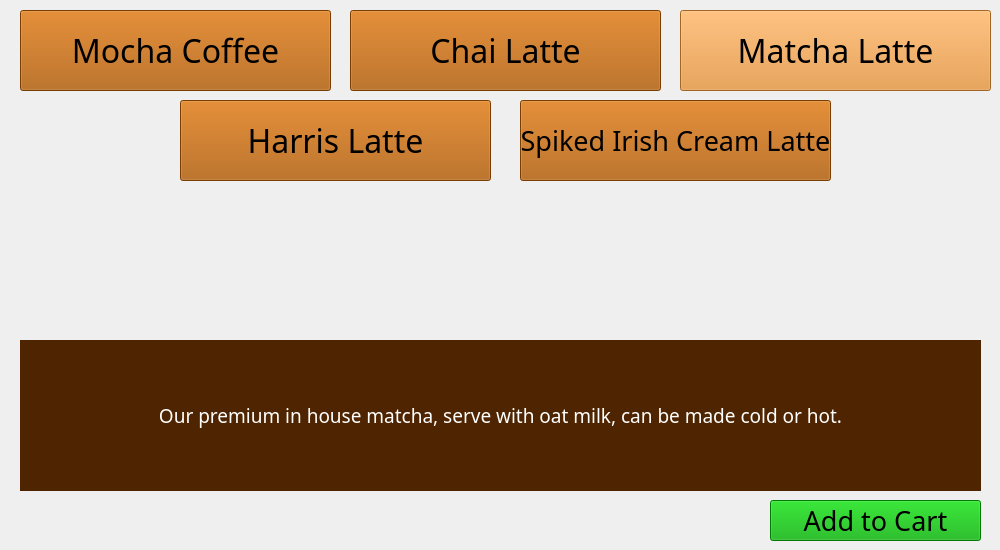
      <widget class="QWidget" name="coffee3_matchaLatte">
       <widget class="QPushButton" name="pushButton_coffee3to5">
        <property name="geometry">
         <rect>
          <x>520</x>
          <y>100</y>
          <width>311</width>
          <height>81</height>
         </rect>
        </property>
        <property name="font">
         <font>
          <family>Bernard MT Condensed</family>
          <pointsize>20</pointsize>
         </font>
        </property>
        <property name="styleSheet">
         <string notr="true">background-color: rgb(170, 85, 0);</string>
        </property>
        <property name="text">
         <string>Spiked Irish Cream Latte</string>
        </property>
       </widget>
       <widget class="QPushButton" name="pushButton_coffee3to1">
        <property name="geometry">
         <rect>
          <x>20</x>
          <y>10</y>
          <width>311</width>
          <height>81</height>
         </rect>
        </property>
        <property name="font">
         <font>
          <family>Bernard MT Condensed</family>
          <pointsize>24</pointsize>
         </font>
        </property>
        <property name="styleSheet">
         <string notr="true">background-color: rgb(170, 85, 0);</string>
        </property>
        <property name="text">
         <string>Mocha Coffee</string>
        </property>
       </widget>
       <widget class="QPushButton" name="pushButton_coffee3to4">
        <property name="geometry">
         <rect>
          <x>180</x>
          <y>100</y>
          <width>311</width>
          <height>81</height>
         </rect>
        </property>
        <property name="font">
         <font>
          <family>Bernard MT Condensed</family>
          <pointsize>24</pointsize>
         </font>
        </property>
        <property name="styleSheet">
         <string notr="true">background-color: rgb(170, 85, 0);</string>
        </property>
        <property name="text">
         <string>Harris Latte</string>
        </property>
       </widget>
       <widget class="QPushButton" name="pushButton_coffeeToModify_42">
        <property name="geometry">
         <rect>
          <x>680</x>
          <y>10</y>
          <width>311</width>
          <height>81</height>
         </rect>
        </property>
        <property name="font">
         <font>
          <family>Bernard MT Condensed</family>
          <pointsize>24</pointsize>
         </font>
        </property>
        <property name="styleSheet">
         <string notr="true">background-color: rgb(226, 143, 49);</string>
        </property>
        <property name="text">
         <string>Matcha Latte</string>
        </property>
       </widget>
       <widget class="QPushButton" name="pushButton_coffee3to2">
        <property name="geometry">
         <rect>
          <x>350</x>
          <y>10</y>
          <width>311</width>
          <height>81</height>
         </rect>
        </property>
        <property name="font">
         <font>
          <family>Bernard MT Condensed</family>
          <pointsize>24</pointsize>
         </font>
        </property>
        <property name="styleSheet">
         <string notr="true">background-color: rgb(170, 85, 0);</string>
        </property>
        <property name="text">
         <string>Chai Latte</string>
        </property>
       </widget>
       <widget class="QPushButton" name="pushButton_coffee3ToCart">
        <property name="geometry">
         <rect>
          <x>770</x>
          <y>500</y>
          <width>211</width>
          <height>41</height>
         </rect>
        </property>
        <property name="font">
         <font>
          <family>Bernard MT Condensed</family>
          <pointsize>20</pointsize>
         </font>
        </property>
        <property name="styleSheet">
         <string notr="true">background-color: rgb(0, 170, 0);
color: rgb(0, 0, 0);</string>
        </property>
        <property name="text">
         <string>Add to Cart</string>
        </property>
       </widget>
       <widget class="QLabel" name="label_20">
        <property name="geometry">
         <rect>
          <x>20</x>
          <y>340</y>
          <width>961</width>
          <height>151</height>
         </rect>
        </property>
        <property name="font">
         <font>
          <family>Bernard MT Condensed</family>
          <pointsize>14</pointsize>
         </font>
        </property>
        <property name="styleSheet">
         <string notr="true">background-color: rgb(79, 37, 1);
color: rgb(255, 255, 255);</string>
        </property>
        <property name="text">
         <string>Our premium in house matcha, serve with oat milk, can be made cold or hot.</string>
        </property>
        <property name="alignment">
         <set>Qt::AlignCenter</set>
        </property>
       </widget>
      </widget>
